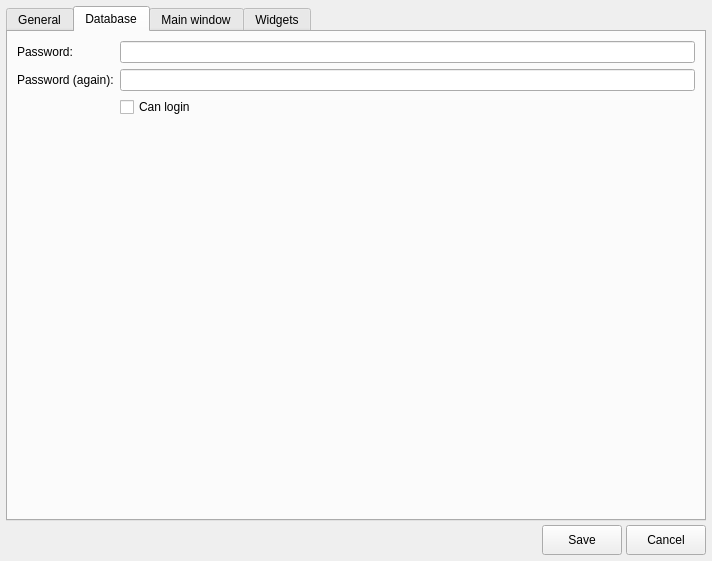
<?xml version="1.0" encoding="UTF-8"?>
<ui version="4.0">
 <class>UserEditWidget</class>
 <widget class="QWidget" name="UserEditWidget">
  <property name="geometry">
   <rect>
    <x>0</x>
    <y>0</y>
    <width>712</width>
    <height>561</height>
   </rect>
  </property>
  <property name="windowTitle">
   <string>Form</string>
  </property>
  <layout class="QVBoxLayout" name="verticalLayout">
   <property name="spacing">
    <number>4</number>
   </property>
   <property name="leftMargin">
    <number>6</number>
   </property>
   <property name="topMargin">
    <number>6</number>
   </property>
   <property name="rightMargin">
    <number>6</number>
   </property>
   <property name="bottomMargin">
    <number>6</number>
   </property>
   <item>
    <widget class="QTabWidget" name="tabWidget">
     <property name="currentIndex">
      <number>1</number>
     </property>
     <widget class="QWidget" name="tab">
      <attribute name="title">
       <string>General</string>
      </attribute>
      <layout class="QFormLayout" name="formLayout">
       <item row="0" column="0">
        <widget class="QLabel" name="label">
         <property name="text">
          <string>Role:</string>
         </property>
        </widget>
       </item>
       <item row="0" column="1">
        <widget class="AdvLineEdit" name="edRole"/>
       </item>
       <item row="1" column="0">
        <widget class="QLabel" name="label_2">
         <property name="text">
          <string>Name:</string>
         </property>
        </widget>
       </item>
       <item row="1" column="1">
        <widget class="AdvLineEdit" name="edName"/>
       </item>
       <item row="2" column="0">
        <widget class="QLabel" name="label_3">
         <property name="text">
          <string>Contractor:</string>
         </property>
        </widget>
       </item>
       <item row="2" column="1">
        <widget class="AdvComboBox" name="cmbContractor"/>
       </item>
      </layout>
     </widget>
     <widget class="QWidget" name="tab_2">
      <attribute name="title">
       <string>Database</string>
      </attribute>
      <layout class="QFormLayout" name="formLayout_2">
       <item row="0" column="0">
        <widget class="QLabel" name="label_4">
         <property name="text">
          <string>Password:</string>
         </property>
        </widget>
       </item>
       <item row="0" column="1">
        <widget class="AdvLineEdit" name="edPwd">
         <property name="echoMode">
          <enum>QLineEdit::Password</enum>
         </property>
        </widget>
       </item>
       <item row="1" column="0">
        <widget class="QLabel" name="label_5">
         <property name="text">
          <string>Password (again):</string>
         </property>
        </widget>
       </item>
       <item row="1" column="1">
        <widget class="AdvLineEdit" name="edPwdAgain">
         <property name="echoMode">
          <enum>QLineEdit::Password</enum>
         </property>
        </widget>
       </item>
       <item row="2" column="1">
        <widget class="QCheckBox" name="ckCanLogin">
         <property name="text">
          <string>Can login</string>
         </property>
        </widget>
       </item>
      </layout>
     </widget>
     <widget class="QWidget" name="tab_3">
      <attribute name="title">
       <string>Main window</string>
      </attribute>
      <layout class="QVBoxLayout" name="verticalLayout_2">
       <item>
        <widget class="QTextEdit" name="edGui"/>
       </item>
      </layout>
     </widget>
     <widget class="QWidget" name="tab_4">
      <attribute name="title">
       <string>Widgets</string>
      </attribute>
     </widget>
    </widget>
   </item>
   <item>
    <layout class="QHBoxLayout" name="horizontalLayout">
     <item>
      <spacer name="horizontalSpacer">
       <property name="orientation">
        <enum>Qt::Horizontal</enum>
       </property>
       <property name="sizeHint" stdset="0">
        <size>
         <width>40</width>
         <height>20</height>
        </size>
       </property>
      </spacer>
     </item>
     <item>
      <widget class="QPushButton" name="btnSave">
       <property name="minimumSize">
        <size>
         <width>0</width>
         <height>30</height>
        </size>
       </property>
       <property name="text">
        <string>Save</string>
       </property>
      </widget>
     </item>
     <item>
      <widget class="QPushButton" name="btnCancel">
       <property name="minimumSize">
        <size>
         <width>0</width>
         <height>30</height>
        </size>
       </property>
       <property name="text">
        <string>Cancel</string>
       </property>
      </widget>
     </item>
    </layout>
   </item>
  </layout>
 </widget>
 <customwidgets>
  <customwidget>
   <class>AdvLineEdit</class>
   <extends>QLineEdit</extends>
   <header location="global">widgets/advlineedit.h</header>
  </customwidget>
  <customwidget>
   <class>AdvComboBox</class>
   <extends>QComboBox</extends>
   <header location="global">widgets/advcombobox.h</header>
  </customwidget>
 </customwidgets>
 <resources/>
 <connections/>
</ui>
